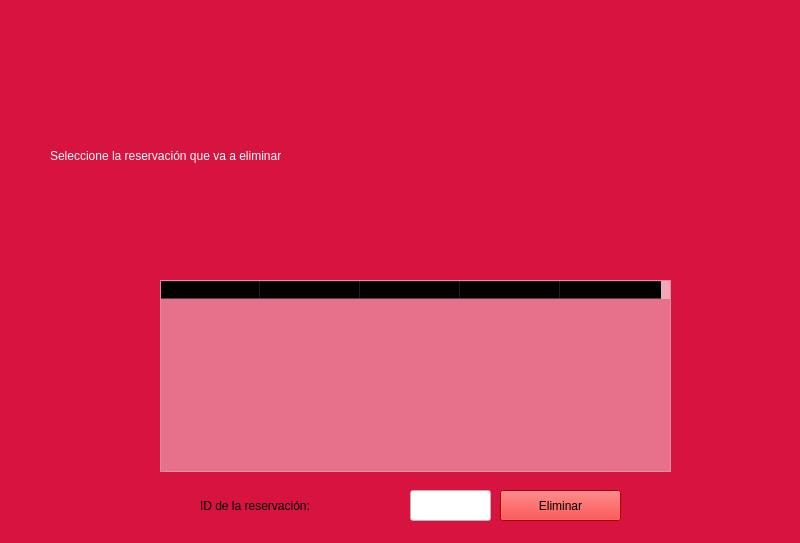
<?xml version="1.0" encoding="UTF-8"?>
<ui version="4.0">
 <class>MainWindow</class>
 <widget class="QMainWindow" name="MainWindow">
  <property name="geometry">
   <rect>
    <x>0</x>
    <y>0</y>
    <width>800</width>
    <height>543</height>
   </rect>
  </property>
  <property name="windowTitle">
   <string>MainWindow</string>
  </property>
  <property name="styleSheet">
   <string notr="true">background-color: rgb(215, 20, 64);</string>
  </property>
  <widget class="QWidget" name="centralwidget">
   <widget class="QLabel" name="label">
    <property name="geometry">
     <rect>
      <x>50</x>
      <y>110</y>
      <width>711</width>
      <height>91</height>
     </rect>
    </property>
    <property name="styleSheet">
     <string notr="true">font: 75 28pt &quot;MS Shell Dlg 2&quot;;
color: rgb(255, 255, 255);</string>
    </property>
    <property name="text">
     <string>Seleccione la reservación que va a eliminar</string>
    </property>
   </widget>
   <widget class="QTableWidget" name="tableWidget">
    <property name="geometry">
     <rect>
      <x>160</x>
      <y>280</y>
      <width>511</width>
      <height>192</height>
     </rect>
    </property>
    <property name="styleSheet">
     <string notr="true">background-color: rgba(255, 255, 255, 100);
</string>
    </property>
    <column>
     <property name="text">
      <string>Id_reservacion</string>
     </property>
    </column>
    <column>
     <property name="text">
      <string>fecha_inicio</string>
     </property>
    </column>
    <column>
     <property name="text">
      <string>fecha_fin</string>
     </property>
    </column>
    <column>
     <property name="text">
      <string>id_cliente</string>
     </property>
    </column>
    <column>
     <property name="text">
      <string>habitacion</string>
     </property>
    </column>
   </widget>
   <widget class="QLineEdit" name="lineEdit">
    <property name="geometry">
     <rect>
      <x>410</x>
      <y>490</y>
      <width>81</width>
      <height>31</height>
     </rect>
    </property>
    <property name="styleSheet">
     <string notr="true">background-color: rgb(255, 255, 255);
border-color: rgb(0, 0, 255);</string>
    </property>
   </widget>
   <widget class="QLabel" name="label_3">
    <property name="geometry">
     <rect>
      <x>200</x>
      <y>490</y>
      <width>201</width>
      <height>31</height>
     </rect>
    </property>
    <property name="styleSheet">
     <string notr="true">font: 16pt &quot;MS Shell Dlg 2&quot;;
</string>
    </property>
    <property name="text">
     <string>ID de la reservación:</string>
    </property>
   </widget>
   <widget class="QPushButton" name="regresar">
    <property name="geometry">
     <rect>
      <x>380</x>
      <y>560</y>
      <width>75</width>
      <height>23</height>
     </rect>
    </property>
    <property name="styleSheet">
     <string notr="true">background-color: rgb(255, 85, 0);</string>
    </property>
    <property name="text">
     <string>Regresar</string>
    </property>
   </widget>
   <widget class="QLabel" name="label_2">
    <property name="geometry">
     <rect>
      <x>20</x>
      <y>10</y>
      <width>221</width>
      <height>111</height>
     </rect>
    </property>
    <property name="text">
     <string/>
    </property>
    <property name="pixmap">
     <pixmap>logo.png</pixmap>
    </property>
   </widget>
   <widget class="QPushButton" name="pushButton_2">
    <property name="geometry">
     <rect>
      <x>500</x>
      <y>490</y>
      <width>121</width>
      <height>31</height>
     </rect>
    </property>
    <property name="styleSheet">
     <string notr="true">background-color: rgb(255, 0, 0);</string>
    </property>
    <property name="text">
     <string>Eliminar</string>
    </property>
   </widget>
   <widget class="QLabel" name="label_4">
    <property name="geometry">
     <rect>
      <x>160</x>
      <y>230</y>
      <width>491</width>
      <height>21</height>
     </rect>
    </property>
    <property name="styleSheet">
     <string notr="true">color: rgb(255, 255, 255);</string>
    </property>
    <property name="text">
     <string/>
    </property>
   </widget>
  </widget>
  <widget class="QStatusBar" name="statusbar"/>
 </widget>
 <resources/>
 <connections/>
</ui>
